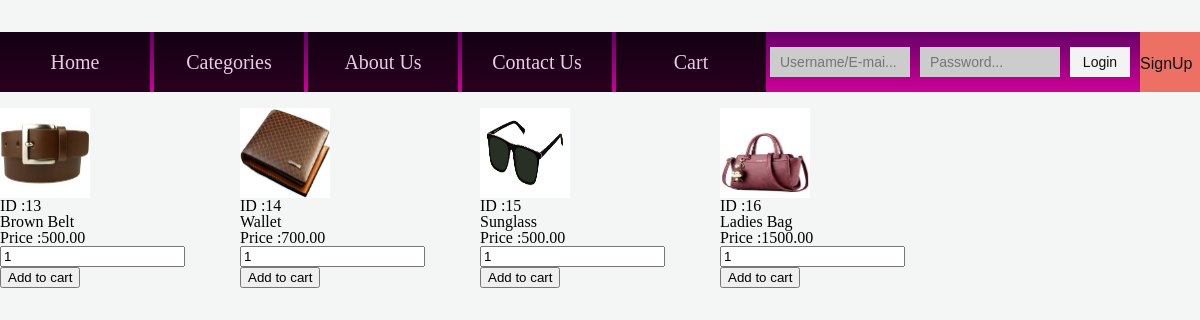
/buybuzz/accessories_02.php, run on the app's committed database.
### tables this page shows
CREATE TABLE `products` (
  `p_id` int(11) NOT NULL,
  `p_name` varchar(100) NOT NULL,
  `p_price` decimal(6,2) DEFAULT NULL,
  `p_img` varchar(500) DEFAULT NULL,
  `p_quantity` int(3) DEFAULT NULL,
  `cate_id` varchar(3) DEFAULT NULL
);

### buybuzz/accessories_02.php (the view, shortened to what this page needs)
<?php
 require 'header.php';
?>
<?php
 $sql2 = "SELECT* from products where cate_id='4' order by p_id asc";
 $result2 = mysqli_query($connection, $sql2);
 $resultCheck2 = mysqli_num_rows($result2);
 ?>
<?php
for($i=1;$i<=$resultCheck2;$i++)
{
    $row1= mysqli_fetch_assoc($result2);
?>
			<div class="column">
				<br height="2px">
				<form method="post" action="accessories_02.php?action=add&id=<?php echo $row1['p_id'] ?>">
					<img height="90" width="90" src="img/<?php echo $row1['p_img']?>" title="<?php echo $row1['p_name']?>">
					<br><?php echo 'ID :'; echo $row1['p_id']?>
					<br><?php echo $row1['p_name']?>
					<br><?php echo 'Price :'; echo $row1['p_price']?>
					<br><input type="text" name="quantity" value="1" />
					<br>
					<input type="submit" name="add_to_cart" value="Add to cart" />
				</form>
					<br><br>
			</div>
<?php
}
?>

### buybuzz/style.css (style rules this page uses)
html, body, div, span, object, iframe, h1, h2, h3, h4, h5, h6, p, blockquote, pre, abbr, address, cite, code, del, dfn, em, img, ins, kbd, q, samp, small, strong, sub, sup, var, b, i, dl, dt, dd, ol, ul, li, fieldset, form, label, legend, table, caption, tbody, tfoot, thead, tr, th, td, article, aside, canvas, details, figcaption, figure, footer, header, hgroup, menu, nav, section, summary, time, mark, audio, video { margin:0; padding:0; border:0; outline:0; font-size:100%; vertical-align:baseline; background:transparent; }
body { line-height:1; }
html, body { height: 100%; width: 100%; }
input, select { vertical-align:middle; }
body { background-color: #F4F6F6; }
.column { float: left; width: 20%; }

### data on the page
products: p_img (picture), p_id "13", p_name "Brown Belt", p_price "500.00"
products: p_img (picture), p_id "14", p_name "Wallet", p_price "700.00"
products: p_img (picture), p_id "15", p_name "Sunglass", p_price "500.00"
products: p_img (picture), p_id "16", p_name "Ladies Bag", p_price "1500.00"
